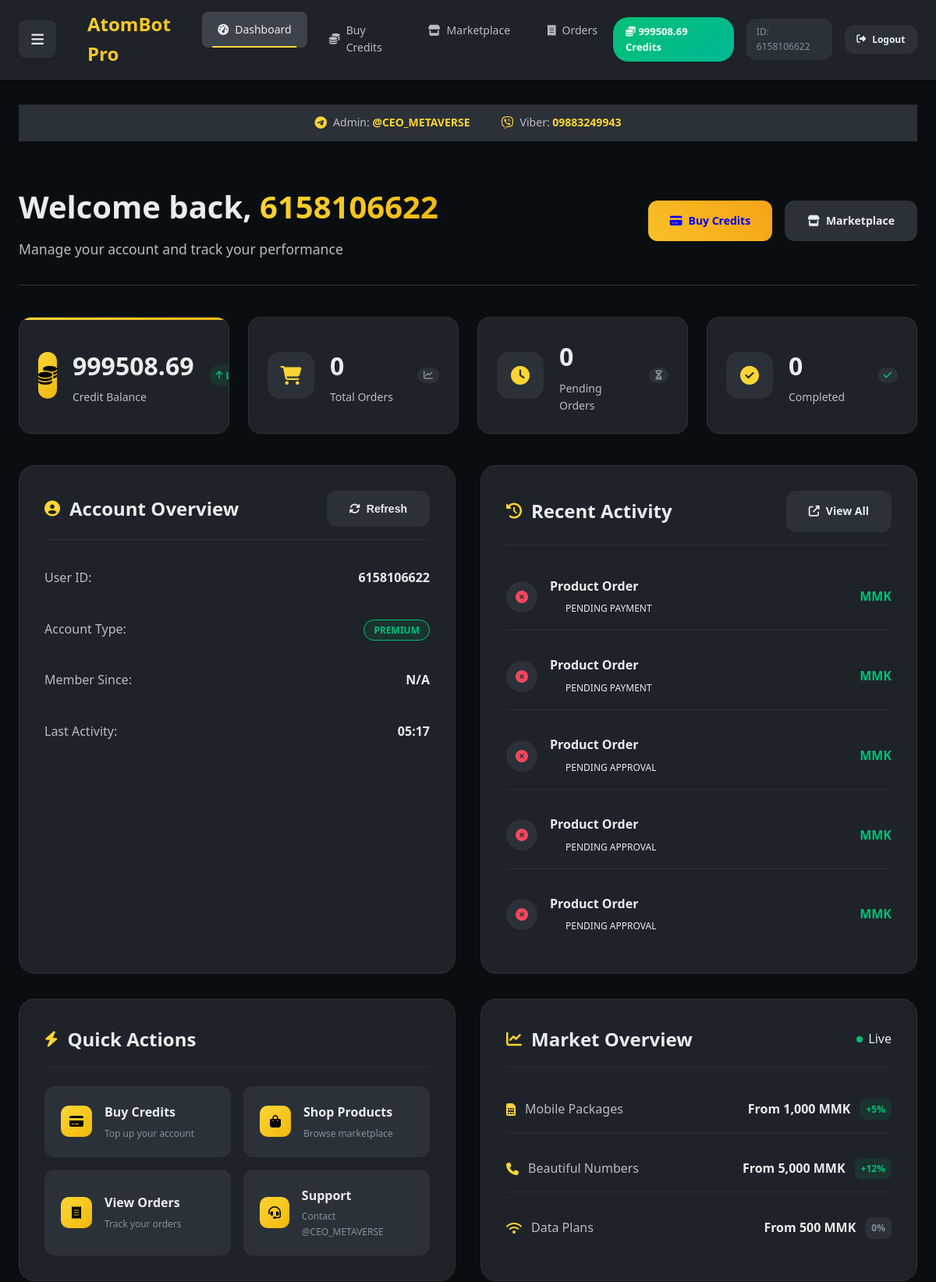
Before: /dashboard (signed in, upper part) with the older database file.
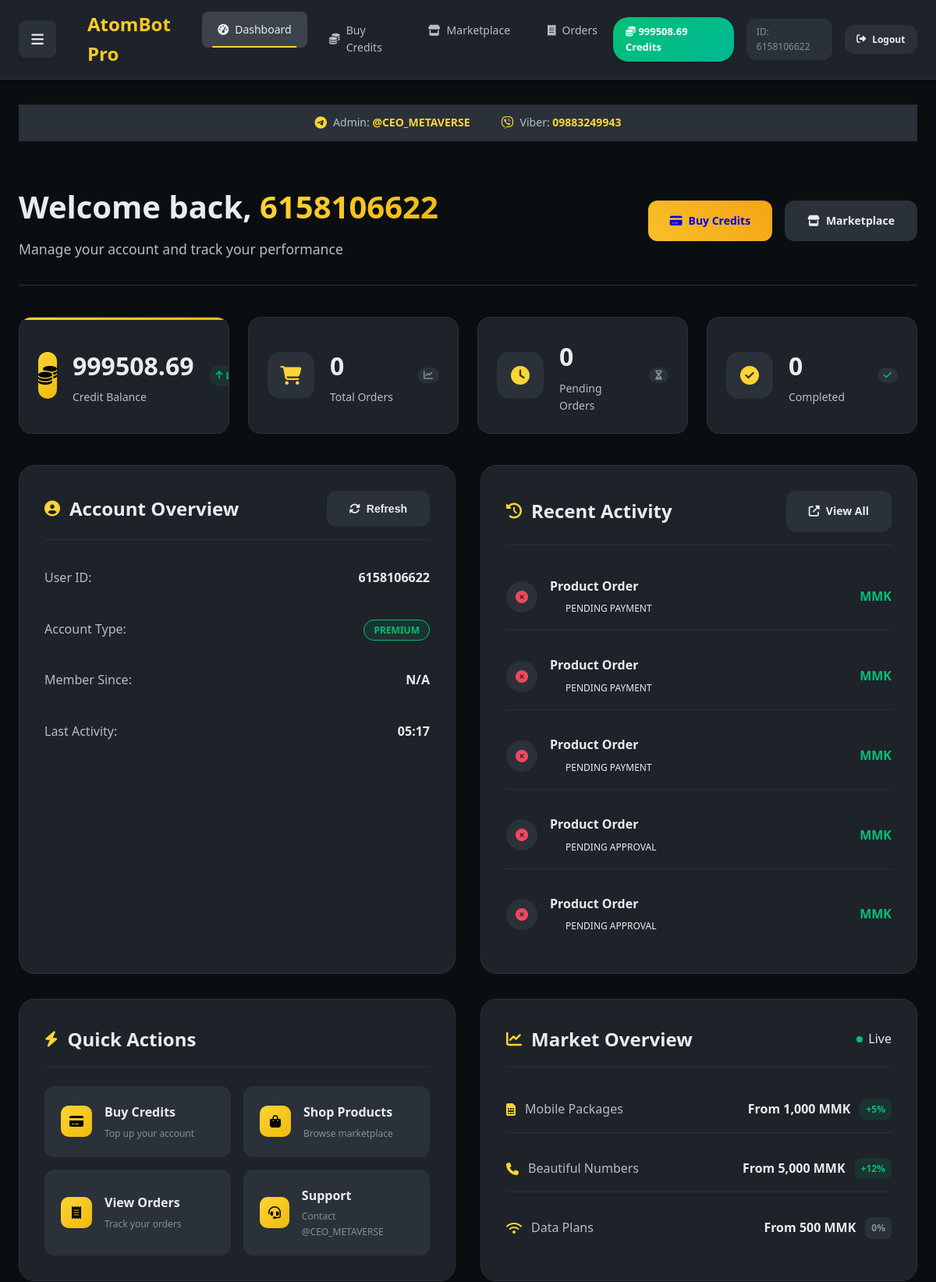
After: the same page with the newer database file.
### tables this page shows
CREATE TABLE orders (order_id TEXT PRIMARY KEY, user_id INTEGER, order_type TEXT, package_name TEXT, credit_cost REAL, payment_method TEXT, status TEXT, screenshot_file_id TEXT, delivery_info TEXT, created_at TIMESTAMP DEFAULT CURRENT_TIMESTAMP);

### web_app.py (the view)
@app.route('/dashboard')
def dashboard():
    if 'user_id' not in session:
        return redirect(url_for('login'))
    user_id = session['user_id']
    user_data = run_async(db.get_user_data(user_id))
    session['user_data'] = user_data
    pending, history = run_async(db.get_user_orders(user_id))
    recent_orders = (pending + history)[:5]
    formatted_recent_orders = []
    for order in recent_orders:
        o_id, pkg, status, ts_str, cost = order
        date_obj = datetime.fromisoformat(ts_str)
        formatted_recent_orders.append({
            'id': o_id,
            'package': pkg,
            'status': status.replace('_', ' ').title(),
            'cost': cost,
            'date': date_obj.strftime('%Y-%m-%d %H:%M')
        })
    return render_template('dashboard.html',
                         user_data=user_data,
                         user_id=user_id,
                         recent_orders=formatted_recent_orders)

### database.py (called while the page is built)
async def _db_query(query, params=(), fetchone=False, fetchall=False, commit=False):
    try:
        async with aiosqlite.connect(DB_NAME) as db:
            cursor = await db.execute(query, params)
            if commit: await db.commit(); return True
            if fetchone: return await cursor.fetchone()
            if fetchall: return await cursor.fetchall()
            return await cursor.fetchall()
    except aiosqlite.Error as e: logger.error(f"Database query failed: {e}\nQuery: {query}\nParams: {params}"); return None

async def get_user_data(user_id: int) -> dict:
    await _db_query("INSERT OR IGNORE INTO users (user_id) VALUES (?)", (user_id,), commit=True)
    user_data = await _db_query("SELECT credits, language, is_banned FROM users WHERE user_id = ?", (user_id,), fetchone=True)
    return {'credits': user_data[0], 'language': user_data[1], 'is_banned': bool(user_data[2])} if user_data else {'credits': 0.0, 'language': 'en', 'is_banned': False}

### web_app.py (called while the page is built)
@app.context_processor
def inject_config():
    return dict(config=config)

### templates/dashboard.html (shortened to what the changed rows need)
{% extends "base.html" %}
{% block content %}
<div class="dashboard-page">
    <div class="dashboard-header">
        <div class="welcome-section">
            <h1 class="welcome-title">
                Welcome back, <span class="gradient-text">{{ session.user_data.username or session.user_id }}</span>
            </h1>
        </div>
    </div>
    <div class="dashboard-grid">
        <div class="dashboard-card account-card">
            <div class="card-header">
                <h2 class="card-title">
                    <i class="fas fa-user-circle"></i>
                    Account Overview
                </h2>
            </div>
        </div>
        <div class="dashboard-card activity-card">
            <div class="card-header">
                <h2 class="card-title">
                    <i class="fas fa-history"></i>
                    Recent Activity
                </h2>
            </div>
            <div class="activity-list">
                {% if recent_orders %}
                {% for order in recent_orders[:5] %}
                <div class="activity-item">
                    <div class="activity-icon">
                        {% if order.status == 'completed' %}
                        <i class="fas fa-check-circle text-success"></i>
                        {% elif order.status == 'pending' %}
                        <i class="fas fa-clock text-warning"></i>
                        {% else %}
                        <i class="fas fa-times-circle text-error"></i>
                        {% endif %}
                    </div>
                    <div class="activity-content">
                        <div class="activity-title">{{ order.product_name or 'Product Order' }}</div>
                        <div class="activity-meta">
                            <span class="activity-status status-{{ order.status }}">{{ order.status.title() }}</span>
                        </div>
                    </div>
                    <div class="activity-value">{{ order.price_mmk }} MMK</div>
                </div>
                {% endfor %}
                {% endif %}
            </div>
        </div>
        <div class="dashboard-card actions-card">
            <div class="card-header">
                <h2 class="card-title">
                    <i class="fas fa-bolt"></i>
                    Quick Actions
                </h2>
            </div>
        </div>
        <div class="dashboard-card market-card">
            <div class="card-header">
                <h2 class="card-title">
                    <i class="fas fa-chart-line"></i>
                    Market Overview
                </h2>
            </div>
        </div>
    </div>
</div>
{% endblock %}

Changed rows visible on the page:
no longer on this page (row unchanged): orders: product_name "Product Order", status "PENDING APPROVAL"
added orders: product_name "Product Order", status "PENDING PAYMENT"
